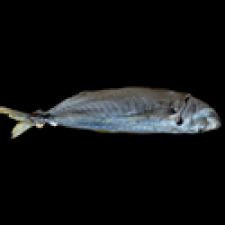
#> input picture dataset/resize/tinggi/tinggi_resize_39.png, 225 x 225 px, found by its file name
$ python grayscale.py
#> lines starting #> are read from the running program, lines starting #| are printed output that depends on the picture
import cv2

# Path input dan output
input_path = r"D:\Documents\SKRIPSI\PROGRAM SISTEM DETEKSI IKAN\dataset\resize\tinggi\tinggi_resize_39.png"
output_path = r"D:\Documents\SKRIPSI\PROGRAM SISTEM DETEKSI IKAN\dataset\grayscale\tinggi\tinggi_grayscale_39.png"

# Baca gambar
img = cv2.imread(input_path)
#> img is the input picture: shape (225, 225, 3); mean B, G, R 16.8, 16.3, 15.1

if img is None:
    print("❌ Gambar tidak terbaca")
else:
    print("✅ Gambar terbaca")
    print("Ukuran sebelum grayscale:", img.shape)
#| Ukuran sebelum grayscale: (225, 225, 3)

    # Konversi ke grayscale
    gray = cv2.cvtColor(img, cv2.COLOR_BGR2GRAY)
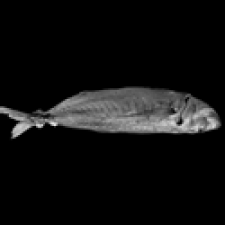
#> gray: shape (225, 225); min 0, max 230, mean 16

    print("Ukuran setelah grayscale:", gray.shape)
#| Ukuran setelah grayscale: (225, 225)

    # Simpan hasil
    cv2.imwrite(output_path, gray)
    print("✅ Konversi grayscale selesai")

$ run again, with dataset/resize/tinggi/tinggi_resize_08.png copied over dataset/resize/tinggi/tinggi_resize_39.png
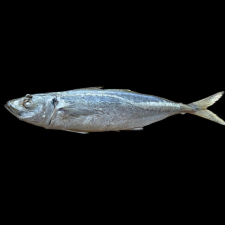
#> input picture dataset/resize/tinggi/tinggi_resize_08.png, 225 x 225 px, found by its file name
#> img is the input picture: shape (225, 225, 3); mean B, G, R 18.8, 18.2, 16.7
#| Ukuran sebelum grayscale: (225, 225, 3)
#> `gray = cv2.cvtColor(img, cv2.COLOR_BGR2GRAY)`:
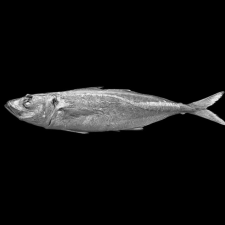
#> gray: shape (225, 225); min 0, max 238, mean 17.8
#| Ukuran setelah grayscale: (225, 225)
